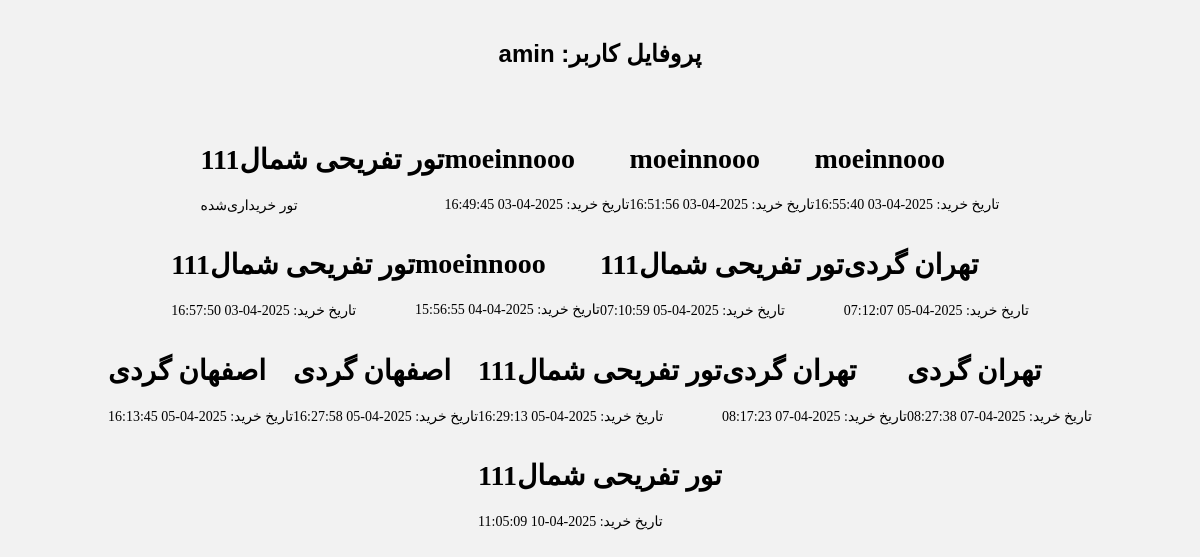
/tour/profile/ (signed in), run on an earlier commit of the app's database.
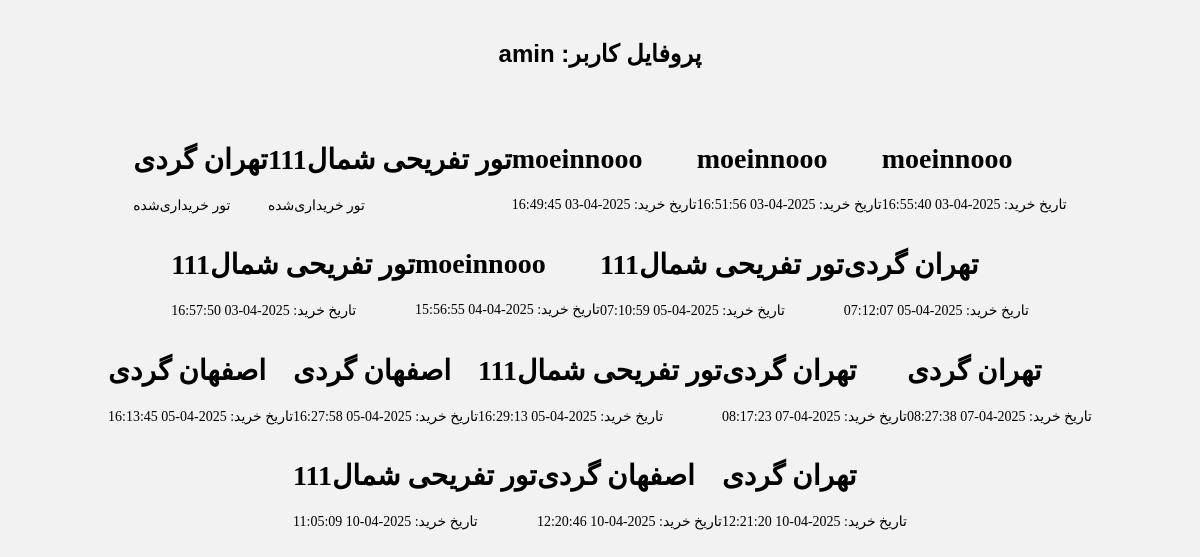
And on a later commit of the database.
### tour/models.py (models this page shows, shortened)
class tour(models.Model):
    title = models.CharField('Title', max_length=50, null=True, blank=True)
    idtour = models.IntegerField(null=True, blank=True)
    firstdistination = models.CharField(max_length=50, null=True, blank=True)
    lastDestination = models.CharField(max_length=50, null=True, blank=True)
    startdate = models.DateField(null=True, blank=True)
    finishdate = models.DateField(null=True, blank=True)
    capacity = models.IntegerField(default=20000, null=True, blank=True,
                                   validators=[MinValueValidator(0)])  # جلوگیری از اعداد منفی
    clas = models.ForeignKey(User, on_delete=models.CASCADE, null=True,
                             related_name='tour_clas')  # اضافه کردن related_name
    image = models.ImageField(upload_to='tourr/', null=True, blank=True)
    price = models.PositiveIntegerField('قیمت', default=1000)  # برای محاسبه هزینه
    TICKET_TYPES = [
        ('bus', 'اتوبوس'),
        ('train', 'قطار'),
    ]
    ticket_type = models.CharField(max_length=10, choices=TICKET_TYPES, default='bus')

class Purchase(models.Model):
    user = models.ForeignKey(User, on_delete=models.CASCADE, related_name='tour_purchases')  # اضافه کردن related_name
    tour = models.ForeignKey(tour, on_delete=models.CASCADE, related_name='tour_purchases')  # اضافه کردن related_name
    purchase_date = models.DateTimeField(auto_now_add=True)

### tour/views.py (the view)
# urls.py: path('profile/', views.profile_view, name='profile_view'),  # URL برای پروفایل کاربر
@login_required(login_url='accounts/signup/')
def profile_view(request):
    user = request.user
    profile, created = Profile.objects.get_or_create(user=user)
    tours = profile.tours.all()
    tourisms = profile.tourisms.all()  # اضافه کردن گردشگری‌ها
    purchases = Purchase.objects.filter(user=user)
    available_tours = tour.objects.all()
    return render(request, 'tour/profile_view.html', {
        'user': user,
        'purchases': purchases,
        'available_tours': available_tours,
        'tours': tours,
        'tourisms': tourisms  # ارسال گردشگری‌ها به قالب
    })

### tour/templates/tour/profile_view.html (shortened to what this page needs)
<!DOCTYPE html>
<html lang="en">
<head>
</head>
<body>
    <h1 class="title">{{ user.username }} :پروفایل کاربر</h1>
    <div id="app" class="container">
        {% for tour_item in tours %}
        <card data-image="{{ tour_item.image.url }}">
            <h1 slot="header">{{ tour_item.title }}</h1>
            <p slot="content">تور خریداری‌شده</p>
        </card>
        {% endfor %}
        {% for purchase in purchases %}
        <card data-image="{{ purchase.tour.image.url }}">
            <h1 slot="header">{{ purchase.tour.title }}</h1>
            <p slot="content">تاریخ خرید: {{ purchase.purchase_date|date:"Y-m-d H:i:s" }}</p>
        </card>
        {% endfor %}
    </div>
</body>
</html>

What changed in the data, as far as the page shows it:
now on this page (row edited): tour: title "تهران گردی"
added Purchase: tour "اصفهان گردی", purchase_date "2025-04-10 12:20:46"
added Purchase: tour "تهران گردی", purchase_date "2025-04-10 12:21:20"
